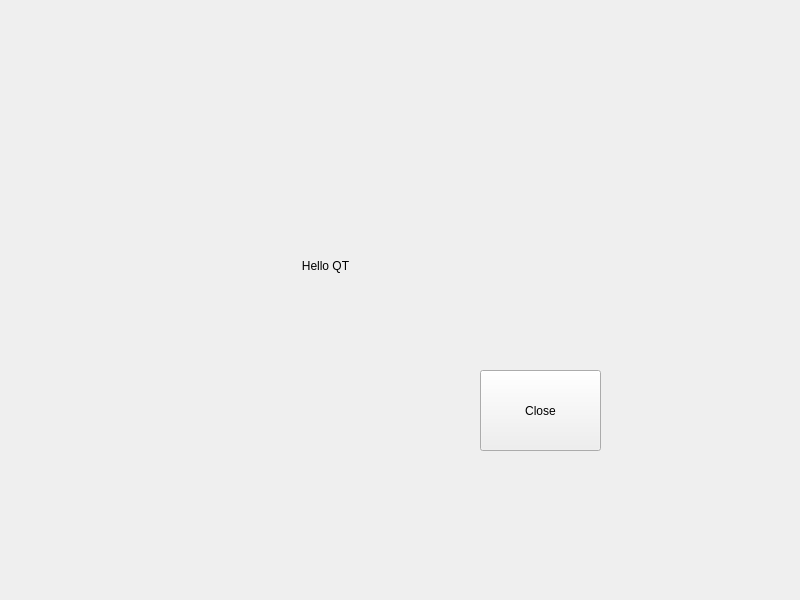
<?xml version="1.0" encoding="UTF-8"?>
<ui version="4.0">
 <class>Widget</class>
 <widget class="QWidget" name="Widget">
  <property name="geometry">
   <rect>
    <x>0</x>
    <y>0</y>
    <width>800</width>
    <height>600</height>
   </rect>
  </property>
  <property name="windowTitle">
   <string>Widget</string>
  </property>
  <widget class="QLabel" name="LabDemo">
   <property name="geometry">
    <rect>
     <x>260</x>
     <y>220</y>
     <width>131</width>
     <height>91</height>
    </rect>
   </property>
   <property name="text">
    <string>Hello QT</string>
   </property>
   <property name="alignment">
    <set>Qt::AlignCenter</set>
   </property>
   <property name="wordWrap">
    <bool>false</bool>
   </property>
   <property name="margin">
    <number>0</number>
   </property>
  </widget>
  <widget class="QPushButton" name="btnClose">
   <property name="geometry">
    <rect>
     <x>480</x>
     <y>370</y>
     <width>121</width>
     <height>81</height>
    </rect>
   </property>
   <property name="text">
    <string>Close</string>
   </property>
  </widget>
 </widget>
 <resources/>
 <connections>
  <connection>
   <sender>btnClose</sender>
   <signal>clicked()</signal>
   <receiver>Widget</receiver>
   <slot>close()</slot>
   <hints>
    <hint type="sourcelabel">
     <x>599</x>
     <y>421</y>
    </hint>
    <hint type="destinationlabel">
     <x>399</x>
     <y>299</y>
    </hint>
   </hints>
  </connection>
 </connections>
</ui>
